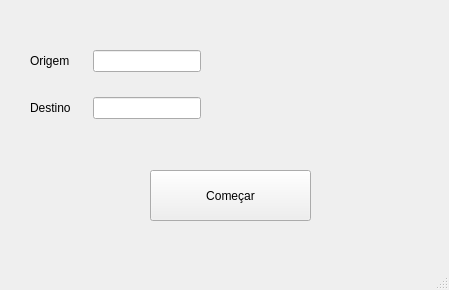
<?xml version="1.0" encoding="UTF-8"?>
<ui version="4.0">
 <class>MainWindow</class>
 <widget class="QMainWindow" name="MainWindow">
  <property name="geometry">
   <rect>
    <x>0</x>
    <y>0</y>
    <width>449</width>
    <height>290</height>
   </rect>
  </property>
  <property name="windowTitle">
   <string>MainWindow</string>
  </property>
  <widget class="QWidget" name="centralwidget">
   <widget class="QWidget" name="formLayoutWidget">
    <property name="geometry">
     <rect>
      <x>30</x>
      <y>50</y>
      <width>391</width>
      <height>111</height>
     </rect>
    </property>
    <layout class="QFormLayout" name="formLayout">
     <property name="sizeConstraint">
      <enum>QLayout::SetFixedSize</enum>
     </property>
     <property name="horizontalSpacing">
      <number>22</number>
     </property>
     <property name="verticalSpacing">
      <number>25</number>
     </property>
     <item row="0" column="0">
      <widget class="QLabel" name="tr_label_origin">
       <property name="text">
        <string>Origem</string>
       </property>
      </widget>
     </item>
     <item row="0" column="1">
      <widget class="QLineEdit" name="to_input_destiny"/>
     </item>
     <item row="1" column="0">
      <widget class="QLabel" name="tr_label_destiny">
       <property name="text">
        <string>Destino</string>
       </property>
      </widget>
     </item>
     <item row="1" column="1">
      <widget class="QLineEdit" name="lineEdit_2"/>
     </item>
    </layout>
   </widget>
   <widget class="QPushButton" name="pushButton">
    <property name="geometry">
     <rect>
      <x>150</x>
      <y>170</y>
      <width>161</width>
      <height>51</height>
     </rect>
    </property>
    <property name="text">
     <string>Começar</string>
    </property>
   </widget>
  </widget>
  <widget class="QStatusBar" name="statusbar"/>
 </widget>
 <resources/>
 <connections/>
</ui>
